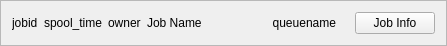
<?xml version="1.0" encoding="UTF-8"?>
<ui version="4.0">
 <class>JobPane</class>
 <widget class="QFrame" name="JobPane">
  <property name="geometry">
   <rect>
    <x>0</x>
    <y>0</y>
    <width>447</width>
    <height>40</height>
   </rect>
  </property>
  <property name="sizePolicy">
   <sizepolicy hsizetype="MinimumExpanding" vsizetype="Preferred">
    <horstretch>0</horstretch>
    <verstretch>0</verstretch>
   </sizepolicy>
  </property>
  <property name="windowTitle">
   <string>Frame</string>
  </property>
  <property name="frameShape">
   <enum>QFrame::StyledPanel</enum>
  </property>
  <property name="frameShadow">
   <enum>QFrame::Raised</enum>
  </property>
  <layout class="QHBoxLayout" name="horizontalLayout">
   <item>
    <widget class="QLabel" name="id_label">
     <property name="sizePolicy">
      <sizepolicy hsizetype="Fixed" vsizetype="Preferred">
       <horstretch>0</horstretch>
       <verstretch>0</verstretch>
      </sizepolicy>
     </property>
     <property name="text">
      <string>jobid</string>
     </property>
    </widget>
   </item>
   <item>
    <widget class="QLabel" name="spool_label">
     <property name="sizePolicy">
      <sizepolicy hsizetype="Fixed" vsizetype="Preferred">
       <horstretch>0</horstretch>
       <verstretch>0</verstretch>
      </sizepolicy>
     </property>
     <property name="text">
      <string>spool_time</string>
     </property>
     <property name="scaledContents">
      <bool>false</bool>
     </property>
    </widget>
   </item>
   <item>
    <widget class="QLabel" name="owner_label">
     <property name="sizePolicy">
      <sizepolicy hsizetype="Fixed" vsizetype="Preferred">
       <horstretch>0</horstretch>
       <verstretch>0</verstretch>
      </sizepolicy>
     </property>
     <property name="text">
      <string>owner</string>
     </property>
    </widget>
   </item>
   <item>
    <widget class="ElidedLabel" name="name_label">
     <property name="sizePolicy">
      <sizepolicy hsizetype="Ignored" vsizetype="Preferred">
       <horstretch>0</horstretch>
       <verstretch>0</verstretch>
      </sizepolicy>
     </property>
     <property name="text">
      <string>Job Name</string>
     </property>
     <property name="scaledContents">
      <bool>false</bool>
     </property>
    </widget>
   </item>
   <item>
    <widget class="QLabel" name="queue_label">
     <property name="sizePolicy">
      <sizepolicy hsizetype="Fixed" vsizetype="Preferred">
       <horstretch>0</horstretch>
       <verstretch>0</verstretch>
      </sizepolicy>
     </property>
     <property name="layoutDirection">
      <enum>Qt::LeftToRight</enum>
     </property>
     <property name="text">
      <string>queuename</string>
     </property>
     <property name="alignment">
      <set>Qt::AlignRight|Qt::AlignTrailing|Qt::AlignVCenter</set>
     </property>
    </widget>
   </item>
   <item>
    <widget class="QLabel" name="status_label">
     <property name="sizePolicy">
      <sizepolicy hsizetype="Fixed" vsizetype="Fixed">
       <horstretch>0</horstretch>
       <verstretch>0</verstretch>
      </sizepolicy>
     </property>
     <property name="text">
      <string/>
     </property>
     <property name="pixmap">
      <pixmap resource="main.qrc">:/res/png/warning.png</pixmap>
     </property>
    </widget>
   </item>
   <item>
    <widget class="QPushButton" name="info_btn">
     <property name="sizePolicy">
      <sizepolicy hsizetype="Fixed" vsizetype="Fixed">
       <horstretch>0</horstretch>
       <verstretch>0</verstretch>
      </sizepolicy>
     </property>
     <property name="text">
      <string>Job Info</string>
     </property>
    </widget>
   </item>
  </layout>
 </widget>
 <customwidgets>
  <customwidget>
   <class>ElidedLabel</class>
   <extends>QLabel</extends>
   <header>ElidedLabel.h</header>
  </customwidget>
 </customwidgets>
 <resources>
  <include location="main.qrc"/>
 </resources>
 <connections>
  <connection>
   <sender>info_btn</sender>
   <signal>clicked()</signal>
   <receiver>JobPane</receiver>
   <slot>show_job_info()</slot>
   <hints>
    <hint type="sourcelabel">
     <x>407</x>
     <y>20</y>
    </hint>
    <hint type="destinationlabel">
     <x>443</x>
     <y>11</y>
    </hint>
   </hints>
  </connection>
 </connections>
 <slots>
  <slot>show_job_info()</slot>
 </slots>
</ui>
